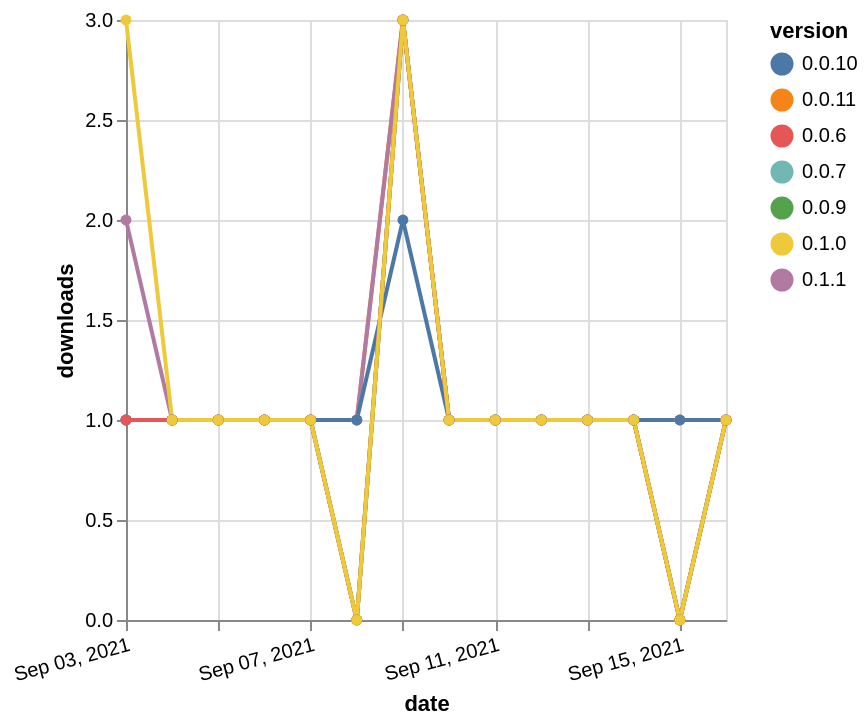

The specification (Vega-Lite) saved for this image:
### Vega-Lite specification from a JSON file in a GitHub repository (floating-point values rounded to 4 significant figures)
{"$schema": "https://vega.github.io/schema/vega-lite/v5.json", "description": "A simple bar chart with embedded data.", "data": {"values": [{"date": "2021-09-03", "total": 167, "delta": 1, "version": "0.0.11"}, {"date": "2021-09-04", "total": 168, "delta": 1, "version": "0.0.11"}, {"date": "2021-09-05", "total": 169, "delta": 1, "version": "0.0.11"}, {"date": "2021-09-06", "total": 170, "delta": 1, "version": "0.0.11"}, {"date": "2021-09-07", "total": 171, "delta": 1, "version": "0.0.11"}, {"date": "2021-09-08", "total": 172, "delta": 1, "version": "0.0.11"}, {"date": "2021-09-09", "total": 175, "delta": 3, "version": "0.0.11"}, {"date": "2021-09-10", "total": 176, "delta": 1, "version": "0.0.11"}, {"date": "2021-09-11", "total": 177, "delta": 1, "version": "0.0.11"}, {"date": "2021-09-12", "total": 178, "delta": 1, "version": "0.0.11"}, {"date": "2021-09-13", "total": 179, "delta": 1, "version": "0.0.11"}, {"date": "2021-09-14", "total": 180, "delta": 1, "version": "0.0.11"}, {"date": "2021-09-15", "total": 181, "delta": 1, "version": "0.0.11"}, {"date": "2021-09-16", "total": 182, "delta": 1, "version": "0.0.11"}, {"date": "2021-09-03", "total": 130, "delta": 1, "version": "0.0.7"}, {"date": "2021-09-04", "total": 131, "delta": 1, "version": "0.0.7"}, {"date": "2021-09-05", "total": 132, "delta": 1, "version": "0.0.7"}, {"date": "2021-09-06", "total": 133, "delta": 1, "version": "0.0.7"}, {"date": "2021-09-07", "total": 134, "delta": 1, "version": "0.0.7"}, {"date": "2021-09-08", "total": 134, "delta": 0, "version": "0.0.7"}, {"date": "2021-09-09", "total": 137, "delta": 3, "version": "0.0.7"}, {"date": "2021-09-10", "total": 138, "delta": 1, "version": "0.0.7"}, {"date": "2021-09-11", "total": 139, "delta": 1, "version": "0.0.7"}, {"date": "2021-09-12", "total": 140, "delta": 1, "version": "0.0.7"}, {"date": "2021-09-13", "total": 141, "delta": 1, "version": "0.0.7"}, {"date": "2021-09-14", "total": 142, "delta": 1, "version": "0.0.7"}, {"date": "2021-09-15", "total": 142, "delta": 0, "version": "0.0.7"}, {"date": "2021-09-16", "total": 143, "delta": 1, "version": "0.0.7"}, {"date": "2021-09-03", "total": 136, "delta": 1, "version": "0.0.9"}, {"date": "2021-09-04", "total": 137, "delta": 1, "version": "0.0.9"}, {"date": "2021-09-05", "total": 138, "delta": 1, "version": "0.0.9"}, {"date": "2021-09-06", "total": 139, "delta": 1, "version": "0.0.9"}, {"date": "2021-09-07", "total": 140, "delta": 1, "version": "0.0.9"}, {"date": "2021-09-08", "total": 140, "delta": 0, "version": "0.0.9"}, {"date": "2021-09-09", "total": 143, "delta": 3, "version": "0.0.9"}, {"date": "2021-09-10", "total": 144, "delta": 1, "version": "0.0.9"}, {"date": "2021-09-11", "total": 145, "delta": 1, "version": "0.0.9"}, {"date": "2021-09-12", "total": 146, "delta": 1, "version": "0.0.9"}, {"date": "2021-09-13", "total": 147, "delta": 1, "version": "0.0.9"}, {"date": "2021-09-14", "total": 148, "delta": 1, "version": "0.0.9"}, {"date": "2021-09-15", "total": 148, "delta": 0, "version": "0.0.9"}, {"date": "2021-09-16", "total": 149, "delta": 1, "version": "0.0.9"}, {"date": "2021-09-03", "total": 94, "delta": 2, "version": "0.1.1"}, {"date": "2021-09-04", "total": 95, "delta": 1, "version": "0.1.1"}, {"date": "2021-09-05", "total": 96, "delta": 1, "version": "0.1.1"}, {"date": "2021-09-06", "total": 97, "delta": 1, "version": "0.1.1"}, {"date": "2021-09-07", "total": 98, "delta": 1, "version": "0.1.1"}, {"date": "2021-09-08", "total": 99, "delta": 1, "version": "0.1.1"}, {"date": "2021-09-09", "total": 102, "delta": 3, "version": "0.1.1"}, {"date": "2021-09-10", "total": 103, "delta": 1, "version": "0.1.1"}, {"date": "2021-09-11", "total": 104, "delta": 1, "version": "0.1.1"}, {"date": "2021-09-12", "total": 105, "delta": 1, "version": "0.1.1"}, {"date": "2021-09-13", "total": 106, "delta": 1, "version": "0.1.1"}, {"date": "2021-09-14", "total": 107, "delta": 1, "version": "0.1.1"}, {"date": "2021-09-15", "total": 107, "delta": 0, "version": "0.1.1"}, {"date": "2021-09-16", "total": 108, "delta": 1, "version": "0.1.1"}, {"date": "2021-09-03", "total": 138, "delta": 1, "version": "0.0.10"}, {"date": "2021-09-04", "total": 139, "delta": 1, "version": "0.0.10"}, {"date": "2021-09-05", "total": 140, "delta": 1, "version": "0.0.10"}, {"date": "2021-09-06", "total": 141, "delta": 1, "version": "0.0.10"}, {"date": "2021-09-07", "total": 142, "delta": 1, "version": "0.0.10"}, {"date": "2021-09-08", "total": 143, "delta": 1, "version": "0.0.10"}, {"date": "2021-09-09", "total": 145, "delta": 2, "version": "0.0.10"}, {"date": "2021-09-10", "total": 146, "delta": 1, "version": "0.0.10"}, {"date": "2021-09-11", "total": 147, "delta": 1, "version": "0.0.10"}, {"date": "2021-09-12", "total": 148, "delta": 1, "version": "0.0.10"}, {"date": "2021-09-13", "total": 149, "delta": 1, "version": "0.0.10"}, {"date": "2021-09-14", "total": 150, "delta": 1, "version": "0.0.10"}, {"date": "2021-09-15", "total": 151, "delta": 1, "version": "0.0.10"}, {"date": "2021-09-16", "total": 152, "delta": 1, "version": "0.0.10"}, {"date": "2021-09-03", "total": 142, "delta": 1, "version": "0.0.6"}, {"date": "2021-09-04", "total": 143, "delta": 1, "version": "0.0.6"}, {"date": "2021-09-05", "total": 144, "delta": 1, "version": "0.0.6"}, {"date": "2021-09-06", "total": 145, "delta": 1, "version": "0.0.6"}, {"date": "2021-09-07", "total": 146, "delta": 1, "version": "0.0.6"}, {"date": "2021-09-08", "total": 146, "delta": 0, "version": "0.0.6"}, {"date": "2021-09-09", "total": 149, "delta": 3, "version": "0.0.6"}, {"date": "2021-09-10", "total": 150, "delta": 1, "version": "0.0.6"}, {"date": "2021-09-11", "total": 151, "delta": 1, "version": "0.0.6"}, {"date": "2021-09-12", "total": 152, "delta": 1, "version": "0.0.6"}, {"date": "2021-09-13", "total": 153, "delta": 1, "version": "0.0.6"}, {"date": "2021-09-14", "total": 154, "delta": 1, "version": "0.0.6"}, {"date": "2021-09-15", "total": 154, "delta": 0, "version": "0.0.6"}, {"date": "2021-09-16", "total": 155, "delta": 1, "version": "0.0.6"}, {"date": "2021-09-03", "total": 120, "delta": 3, "version": "0.1.0"}, {"date": "2021-09-04", "total": 121, "delta": 1, "version": "0.1.0"}, {"date": "2021-09-05", "total": 122, "delta": 1, "version": "0.1.0"}, {"date": "2021-09-06", "total": 123, "delta": 1, "version": "0.1.0"}, {"date": "2021-09-07", "total": 124, "delta": 1, "version": "0.1.0"}, {"date": "2021-09-08", "total": 124, "delta": 0, "version": "0.1.0"}, {"date": "2021-09-09", "total": 127, "delta": 3, "version": "0.1.0"}, {"date": "2021-09-10", "total": 128, "delta": 1, "version": "0.1.0"}, {"date": "2021-09-11", "total": 129, "delta": 1, "version": "0.1.0"}, {"date": "2021-09-12", "total": 130, "delta": 1, "version": "0.1.0"}, {"date": "2021-09-13", "total": 131, "delta": 1, "version": "0.1.0"}, {"date": "2021-09-14", "total": 132, "delta": 1, "version": "0.1.0"}, {"date": "2021-09-15", "total": 132, "delta": 0, "version": "0.1.0"}, {"date": "2021-09-16", "total": 133, "delta": 1, "version": "0.1.0"}]}, "width": "container", "mark": {"type": "line", "point": {"filled": true}}, "encoding": {"x": {"field": "date", "type": "temporal", "timeUnit": "yearmonthdate", "title": "date", "axis": {"labelAngle": -15}}, "y": {"field": "delta", "type": "quantitative", "title": "downloads"}, "color": {"field": "version", "type": "nominal"}, "tooltip": {"field": "delta"}}}
